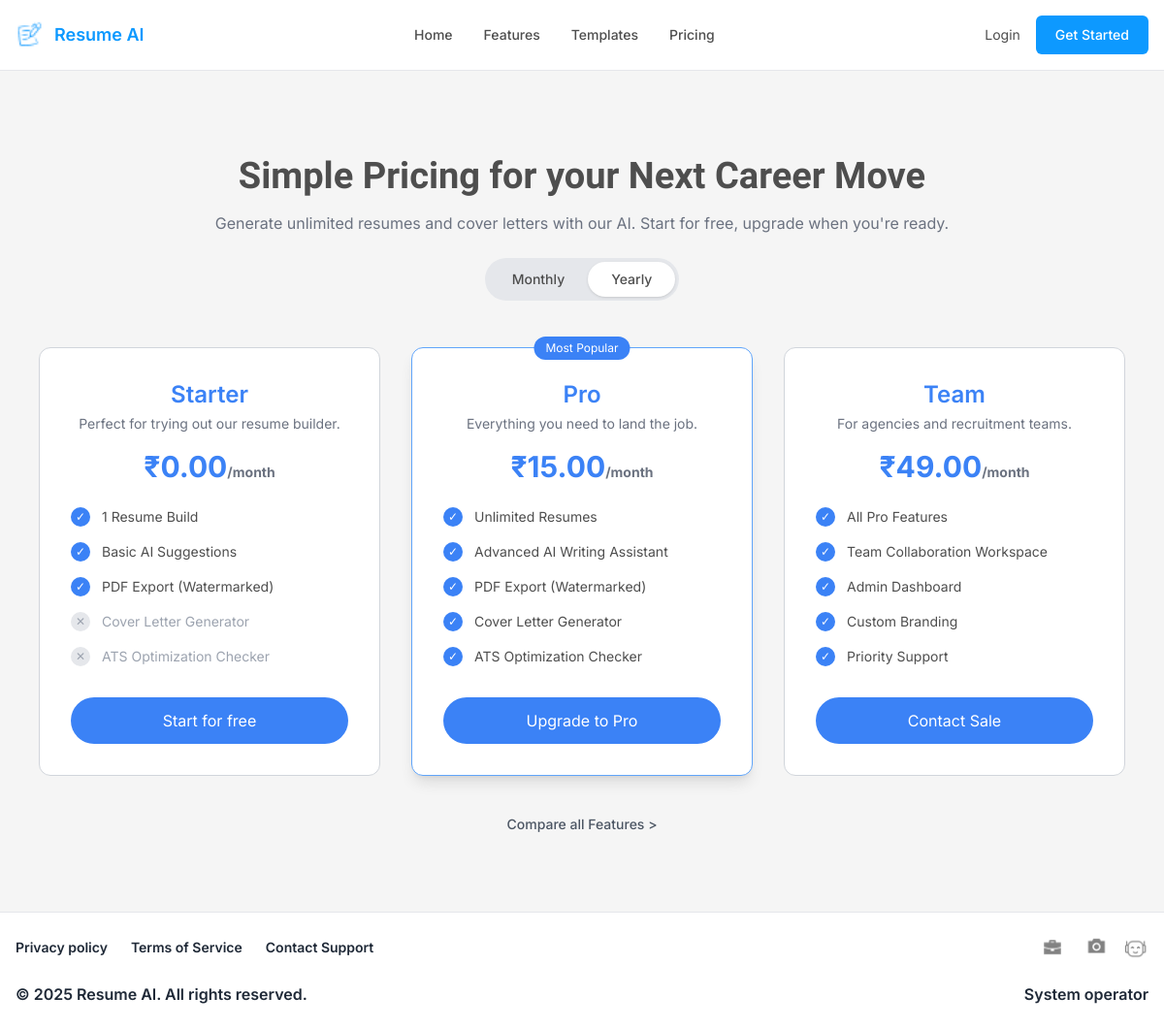
The page /pricing/ on the database its author committed.
### accounts/models.py (models this page shows, shortened)
class Plan(models.Model):
    name = models.CharField(max_length=50)
    price = models.DecimalField(max_digits=6, decimal_places=2)
    resume_limit = models.IntegerField(null=True, blank=True)
    has_ats = models.BooleanField(default=False)
    has_cover_letter = models.BooleanField(default=False)
    advanced_ai = models.BooleanField(default=False)
    team_features = models.BooleanField(default=False)

### core/views.py (the view)
# urls.py: path("pricing/", pricing, name="pricing"),
def pricing(request):
    plans = Plan.objects.all().order_by("price")
    user_plan = None
    pending_plan = None
    if request.user.is_authenticated:
        subscription = Subscription.objects.filter(user=request.user).first()
        if subscription:
            user_plan = subscription.plan
            pending_plan = subscription.pending_plan
    return render(request, "pages/pricing.html", {
        "plans": plans,
        "user_plan": user_plan,
        "pending_plan": pending_plan,
    })

### templates/pages/pricing.html (shortened to what this page needs)
{% extends "base/base.html" %}
{% block content %}
<section class="py-20 bg-[#f5f5f5]">
  <div class="max-w-6xl mx-auto px-4 text-center">
<h1 class="heading mb-2">Simple Pricing for your Next Career Move</h1>
<p class="text text-gray-500 mb-6">
  Generate unlimited resumes and cover letters with our AI. Start for free, upgrade when you're ready.
</p>
<div class="inline-flex bg-gray-200 rounded-full p-1 mb-12">
  <button class="px-6 py-2 rounded-full text-sm font-medium">Monthly</button>
  <button class="px-6 py-2 rounded-full text-sm font-medium bg-white shadow">Yearly</button>
</div>
<div class="grid md:grid-cols-3 gap-8">
  {% for plan in plans %}
  <div class="bg-white border rounded-xl p-8 relative flex flex-col
    {% if plan.name == 'Pro' %}border-blue-400 shadow-lg{% else %}border-gray-300{% endif %}">
    {% if plan.name == 'Pro' %}
    <span class="absolute -top-3 left-1/2 -translate-x-1/2 bg-blue-500 text-white text-xs px-3 py-1 rounded-full">
      Most Popular
    </span>
    {% endif %}
    <h3 class="text-2xl font-semibold text-blue-500 mb-1">{{ plan.name }}</h3>
    <p class="text-sm text-gray-500 mb-4">
      {% if plan.name == "Starter" %}Perfect for trying out our resume builder.{% endif %}
      {% if plan.name == "Pro" %}Everything you need to land the job.{% endif %}
      {% if plan.name == "Team" %}For agencies and recruitment teams.{% endif %}
    </p>
    <div class="text-3xl font-bold mb-6 text-blue-500">
      ₹{{ plan.price }}<span class="text-sm text-gray-500">/month</span>
    </div>
    <ul class="space-y-4 text-sm text-left mb-8">
  {% if plan.name == "Starter" %}
    <li class="flex items-center gap-3">
      <span class="flex items-center justify-center w-5 h-5 rounded-full bg-blue-500 text-white text-xs">✓</span>
      1 Resume Build
    </li>
    <li class="flex items-center gap-3">
      <span class="flex items-center justify-center w-5 h-5 rounded-full bg-blue-500 text-white text-xs">✓</span>
      Basic AI Suggestions
    </li>
    <li class="flex items-center gap-3">
      <span class="flex items-center justify-center w-5 h-5 rounded-full bg-blue-500 text-white text-xs">✓</span>
      PDF Export (Watermarked)
    </li>
    <li class="flex items-center gap-3 text-gray-400">
      <span class="flex items-center justify-center w-5 h-5 rounded-full bg-gray-200 text-xs">✕</span>
      Cover Letter Generator
    </li>
    <li class="flex items-center gap-3 text-gray-400">
      <span class="flex items-center justify-center w-5 h-5 rounded-full bg-gray-200 text-xs">✕</span>
      ATS Optimization Checker
    </li>
  {% elif plan.name == "Pro" %}
    <li class="flex items-center gap-3">
      <span class="flex items-center justify-center w-5 h-5 rounded-full bg-blue-500 text-white text-xs">✓</span>
      Unlimited Resumes
    </li>
    <li class="flex items-center gap-3">
      <span class="flex items-center justify-center w-5 h-5 rounded-full bg-blue-500 text-white text-xs">✓</span>
      Advanced AI Writing Assistant
    </li>
    <li class="flex items-center gap-3">
      <span class="flex items-center justify-center w-5 h-5 rounded-full bg-blue-500 text-white text-xs">✓</span>
      PDF Export (Watermarked)
    </li>
    <li class="flex items-center gap-3">
      <span class="flex items-center justify-center w-5 h-5 rounded-full bg-blue-500 text-white text-xs">✓</span>
      Cover Letter Generator
    </li>
    <li class="flex items-center gap-3">
      <span class="flex items-center justify-center w-5 h-5 rounded-full bg-blue-500 text-white text-xs">✓</span>
      ATS Optimization Checker
    </li>
  {% elif plan.name == "Team" %}
    <li class="flex items-center gap-3">
      <span class="flex items-center justify-center w-5 h-5 rounded-full bg-blue-500 text-white text-xs">✓</span>
      All Pro Features
    </li>
    <li class="flex items-center gap-3">
      <span class="flex items-center justify-center w-5 h-5 rounded-full bg-blue-500 text-white text-xs">✓</span>
      Team Collaboration Workspace
    </li>
    <li class="flex items-center gap-3">
      <span class="flex items-center justify-center w-5 h-5 rounded-full bg-blue-500 text-white text-xs">✓</span>
      Admin Dashboard
    </li>
    <li class="flex items-center gap-3">
      <span class="flex items-center justify-center w-5 h-5 rounded-full bg-blue-500 text-white text-xs">✓</span>
      Custom Branding
    </li>
    <li class="flex items-center gap-3">
      <span class="flex items-center justify-center w-5 h-5 rounded-full bg-blue-500 text-white text-xs">✓</span>
      Priority Support
    </li>
  {% endif %}
</ul>
<div class="mt-auto">
  {% if not request.user.is_authenticated %}
    {% if plan.name == "Starter" %}
      <a href="{% url 'signup' %}" class="block text-center bg-blue-500 text-white py-3 rounded-full">
        Start for free
      </a>
    {% elif plan.name == "Pro" %}
      <a href="{% url 'signup' %}" class="block text-center bg-blue-500 text-white py-3 rounded-full">
        Upgrade to Pro
      </a>
    {% elif plan.name == "Team" %}
      <a href="#" class="block text-center bg-blue-500 text-white py-3 rounded-full">
        Contact Sale
      </a>
    {% endif %}
  {% endif %}
</div>
  </div>
  {% endfor %}
</div>
<div class="mt-10 text-sm font-medium text-gray-600 cursor-pointer">
  Compare all Features >
</div>
  </div>
</section>
{% endblock %}

### templates/base/base.html (shortened to what this page needs)
{% load static %}
<!DOCTYPE html>
<html lang="en">
<head>
    <script src="https://cdn.tailwindcss.com"></script>
    <link rel="stylesheet" href="{% static 'css/app.css' %}">
</head>
<body class="min-h-screen flex flex-col bg-white">
    {% include "base/partials/navbar.html" %}
    <main class="flex-1">
        {% block content %}{% endblock %}
    </main>
    {% include "base/partials/footer.html" %}
</body>
</html>

### templates/base/partials/navbar.html (shortened to what this page needs)
{% load static %}
<nav class="bg-white border-b">
  <div class="max-w-7xl mx-auto px-4 py-4 flex items-center justify-between">
    <div class="flex items-center gap-2">
        <img src="{% static 'images/resumelogo.png' %}" class="w-8 h-8 object-contain">
        <span class="font-semibold text-lg text-[var(--color-primary)]">Resume AI</span>
    </div>
    <div class="hidden md:flex items-center gap-8 text-sm font-medium">
        <a href="/" class="hover:text-[var(--color-primary)]">Home</a>
        <a href="#" class="hover:text-[var(--color-primary)]">Features</a>
        <a href="#" class="hover:text-[var(--color-primary)]">Templates</a>
        <a href="{% url 'pricing' %}" class="hover:text-[var(--color-primary)]">Pricing</a>
    </div>
<div class="hidden md:flex items-center gap-4">
 {% if request.user.is_authenticated %}
<button onclick="toggleUserDropdown()" class="flex items-center gap-2">
    <span class="text-sm text-gray-600">{{ request.user.email }}</span>
    {% if request.user.plan %}
        <span class="px-2 py-1 rounded-full text-xs bg-blue-100 text-blue-600">
            {{ request.user.plan.name }}
        </span>
    {% endif %}
</button>
<div id="userDropdown"
     class="hidden absolute right-0 mt-28 w-44 bg-white border rounded shadow text-sm">
    <a href="{% url 'dashboard' %}" class="block px-4 py-2 hover:bg-gray-100">
        Dashboard
    </a>
    <a href="{% url 'logout' %}" class="block px-4 py-2 hover:bg-gray-100 text-red-500">
        Logout
    </a>
</div>
{% else %}
        <a href="{% url 'login' %}" class="text-sm">Login</a>
        <a href="{% url 'signup' %}"
           class="flex items-center justify-center bg-[var(--color-primary)] text-white text-sm font-medium px-5 h-10 rounded-md">
           Get Started
        </a>
    {% endif %}
</div>
  </div>
</nav>

### templates/base/partials/footer.html
{% load static %}
<footer class="bg-white border-t">
  <div class="max-w-7xl mx-auto px-4 py-6">
    <div class="flex flex-wrap justify-between items-center gap-4 text-sm text-gray-600">
      <div class="flex gap-6 font-semibold text-gray-800 text-md">
        <a href="#">Privacy policy</a>
        <a href="#">Terms of Service</a>
        <a href="#">Contact Support</a>
      </div>
     <div class="flex gap-4 items-center text-center">
    <img src="{% static 'images/briefcase.png' %}" class="h-6 opacity-70 hover:opacity-100 cursor-pointer">
    <img src="{% static 'images/camera.png' %}" class="h-6 opacity-70 hover:opacity-100 cursor-pointer">
    <img src="{% static 'images/bot.png' %}" class="h-6 opacity-70 hover:opacity-100 cursor-pointer">
</div>
    </div>
    <div class="mt-6 flex justify-between text-md text-gray-800 font-semibold">
      <p>© 2025 Resume AI. All rights reserved.</p>
      <p>System operator</p>
    </div>
  </div>
</footer>

### static/css/app.css (style rules this page uses)
:root { --font-primary: "Inter", sans-serif; --font-display: "Jaro", sans-serif; --fs-heading: 38px; --fs-subheading: 24px; --fs-text: 16px; --color-primary: #0D99FF; --color-secondary: #8ECEFD; --color-danger: #FF5555; --color-border: #B3B3B3; --color-bg: #FFFFFF; --color-text: #4E4E4E; --color-text-light: #FFFFFF; }
body { font-family: var(--font-primary); color: var(--color-text); background: var(--color-bg); }
.heading { font-size: var(--fs-heading); font-family: "Jaro", sans-serif !important; font-weight: 600; }
.text { font-size: var(--fs-text); }

### rows shown on the page
Plan: name "Starter", shows "Perfect for trying out our resume builder.", price "0.00", shows "1 Resume Build", shows "Start for free"
Plan: shows "Most Popular", name "Pro", shows "Everything you need to land the job.", price "15.00", shows "Unlimited Resumes", shows "Upgrade to Pro"
Plan: name "Team", shows "For agencies and recruitment teams.", price "49.00", shows "All Pro Features", shows "Contact Sale"
